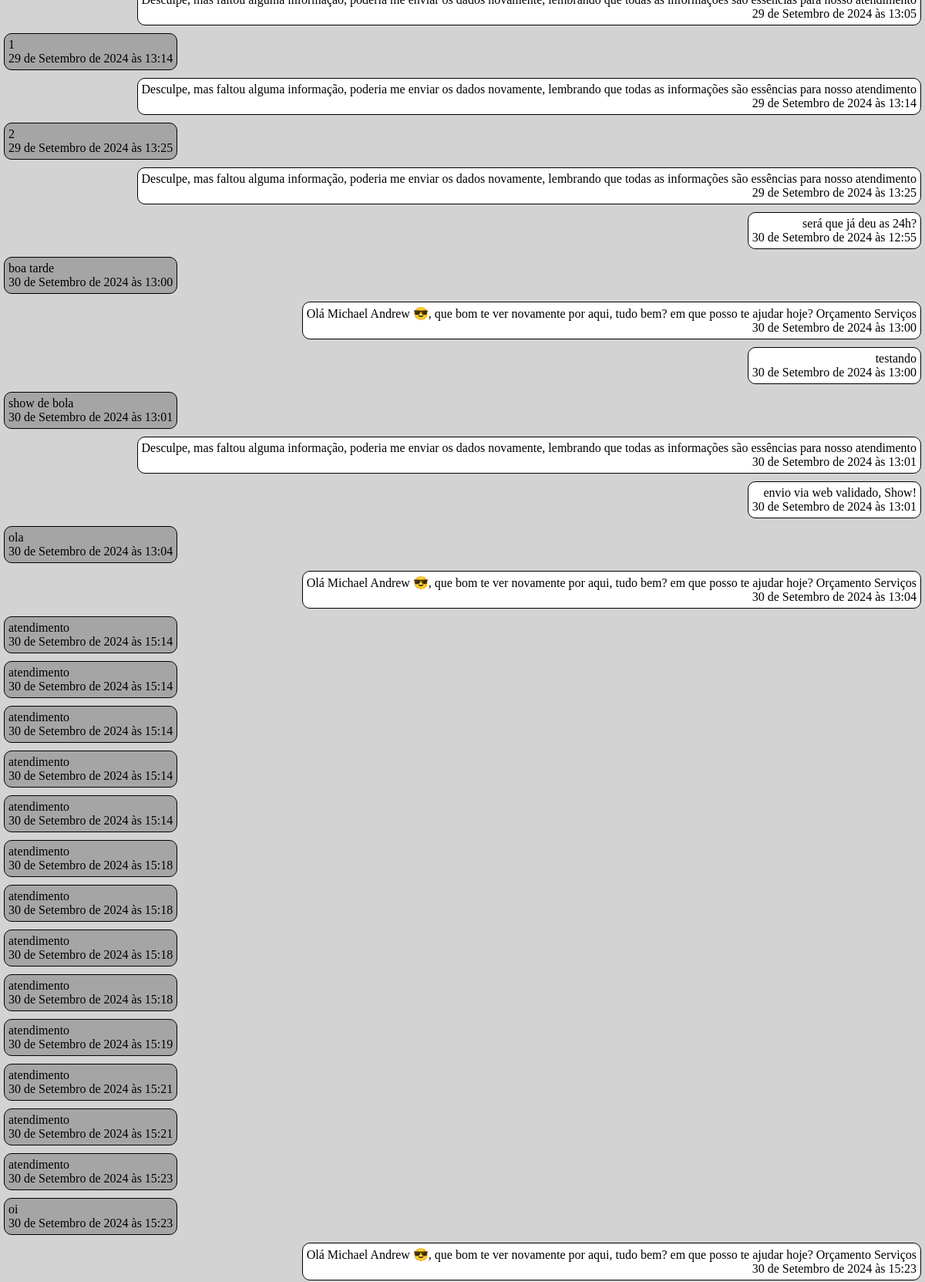
The app's page /mensagens/1 (upper part) with its own data.
### boot/models.py (models this page shows)
class Mensagem(models.Model):
    cliente = models.ForeignKey(Cliente, on_delete=models.CASCADE)
    mensagem = models.TextField()
    remetente = models.CharField('cliente', max_length=72)
    nome = models.CharField(max_length=72, blank=True)
    notificacao = models.BooleanField(default=False)
    date_created = models.DateTimeField(auto_now_add=True, verbose_name='Data de Criação')
    def __str__(self):
        return str(self.mensagem)
    class Meta:
        db_table_comment = 'Mensagens recebias e enviadas para os clientes'
        ordering = ['date_created']
        verbose_name = 'Mensagens'

### main/views.py (the view)
# urls.py: path('mensagens/<int:id_cliente>', views.mensagens, name='mensagens'),
@xframe_options_exempt
def mensagens(request, id_cliente):
    mensagens = Mensagem.objects.filter(cliente = id_cliente).all()
    return render(request, 'mensagens.html', {'mensagens': mensagens})

### main/templates/mensagens.html (shortened to what this page needs)
<!DOCTYPE html>
{% load static %}
<html lang="pt-br">
<head>
    <link rel="stylesheet" href="{% static 'css/mensagens.css' %}">
</head>
<body onload="scroll()">
    <div id="mensagens">
        {% for mensagem in mensagens %}
            {% if mensagem.remetente == 'cliente' %}
                <div id="cliente">
                    <output class="cliente">
                        {{mensagem}} <br>
                        {{mensagem.date_created}}
                    </output>
                </div>
            {% else %}
                <div id="empresa">
                    <output class="empresa">
                        {{mensagem}} <br>
                        {{mensagem.date_created }}
                    </output>
                </div>
            {% endif %}
        {% endfor %}
    </div>
</body>
</html>

### main/static/css/mensagens.css (style rules this page uses)
* { margin: 0px; padding: 0px; }
#mensagens { display: flex; flex-flow: column nowrap; height: 100vh; word-break: break-all; overflow: auto; background-color: lightgray; }
.cliente { background-color: rgba(70, 70, 70, 0.329); }
.empresa { background-color: white; }
#cliente { text-align: left; }
#empresa { text-align: right; }

### records on screen
Mensagem: date_created "29 de Setembro de 2024 às 13:05"
Mensagem: mensagem "1", date_created "29 de Setembro de 2024 às 13:14"
Mensagem: mensagem "Desculpe, mas faltou alguma informação, poderia me enviar os dados novamente, lembrando que todas as informações são essências para nosso atendimento", date_created "29 de Setembro de 2024 às 13:14"
Mensagem: mensagem "2", date_created "29 de Setembro de 2024 às 13:25"
Mensagem: mensagem "Desculpe, mas faltou alguma informação, poderia me enviar os dados novamente, lembrando que todas as informações são essências para nosso atendimento", date_created "29 de Setembro de 2024 às 13:25"
Mensagem: mensagem "será que já deu as 24h?", date_created "30 de Setembro de 2024 às 12:55"
Mensagem: mensagem "boa tarde", date_created "30 de Setembro de 2024 às 13:00"
Mensagem: mensagem "Olá Michael Andrew 😎, que bom te ver novamente por aqui, tudo bem? em que posso te ajudar hoje? Orçamento Serviços", date_created "30 de Setembro de 2024 às 13:00"
Mensagem: mensagem "testando", date_created "30 de Setembro de 2024 às 13:00"
Mensagem: mensagem "show de bola", date_created "30 de Setembro de 2024 às 13:01"
Mensagem: mensagem "Desculpe, mas faltou alguma informação, poderia me enviar os dados novamente, lembrando que todas as informações são essências para nosso atendimento", date_created "30 de Setembro de 2024 às 13:01"
Mensagem: mensagem "envio via web validado, Show!", date_created "30 de Setembro de 2024 às 13:01"
Mensagem: mensagem "ola", date_created "30 de Setembro de 2024 às 13:04"
Mensagem: mensagem "Olá Michael Andrew 😎, que bom te ver novamente por aqui, tudo bem? em que posso te ajudar hoje? Orçamento Serviços", date_created "30 de Setembro de 2024 às 13:04"
Mensagem: mensagem "atendimento", date_created "30 de Setembro de 2024 às 15:14"
Mensagem: mensagem "atendimento", date_created "30 de Setembro de 2024 às 15:14"
Mensagem: mensagem "atendimento", date_created "30 de Setembro de 2024 às 15:14"
Mensagem: mensagem "atendimento", date_created "30 de Setembro de 2024 às 15:14"
Mensagem: mensagem "atendimento", date_created "30 de Setembro de 2024 às 15:14"
Mensagem: mensagem "atendimento", date_created "30 de Setembro de 2024 às 15:18"
Mensagem: mensagem "atendimento", date_created "30 de Setembro de 2024 às 15:18"
Mensagem: mensagem "atendimento", date_created "30 de Setembro de 2024 às 15:18"
Mensagem: mensagem "atendimento", date_created "30 de Setembro de 2024 às 15:18"
Mensagem: mensagem "atendimento", date_created "30 de Setembro de 2024 às 15:19"
Mensagem: mensagem "atendimento", date_created "30 de Setembro de 2024 às 15:21"
Mensagem: mensagem "atendimento", date_created "30 de Setembro de 2024 às 15:21"
Mensagem: mensagem "atendimento", date_created "30 de Setembro de 2024 às 15:23"
Mensagem: mensagem "oi", date_created "30 de Setembro de 2024 às 15:23"
Mensagem: mensagem "Olá Michael Andrew 😎, que bom te ver novamente por aqui, tudo bem? em que posso te ajudar hoje? Orçamento Serviços", date_created "30 de Setembro de 2024 às 15:23"
